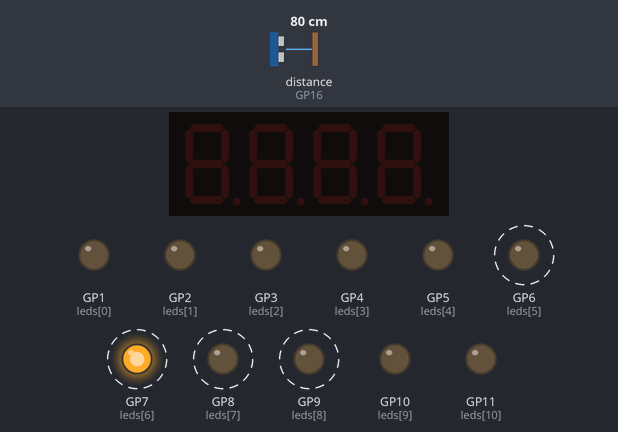
This program was run on a simulated Raspberry Pi Pico running MicroPython. Shown: 4-digit seven-segment display, output pins drawn as LEDs (lit = HIGH). Dashed ring = blinking. Inputs (shaded band) come from the test bench; at power-on: distance to the obstacle (sensor on GP16) 80 cm. The echo pulse lasts 58.3 µs per cm; what the program prints to the serial console is not drawn.

Above: at 1.2 s.
1.3 s: distance to the obstacle (sensor on GP16) set to 18 cm
At 2.61 s:
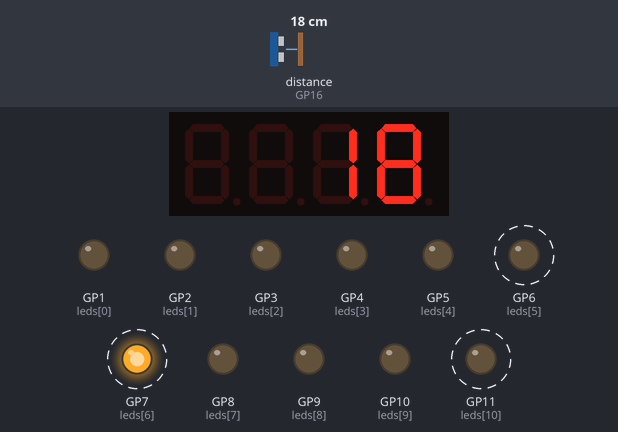
3.5 s: distance to the obstacle (sensor on GP16) set to 60 cm
At 4.42 s:
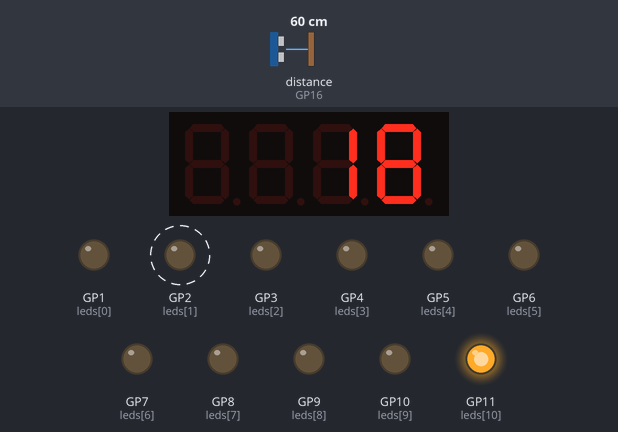
5.7 s: distance to the obstacle (sensor on GP16) set to 2 cm
At 6.32 s:
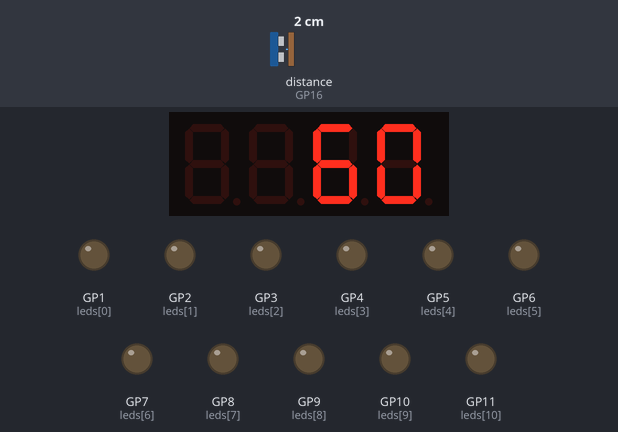
Timing chart, 0 to 8.7 s (numbered marks = the images above; inputs shaded):
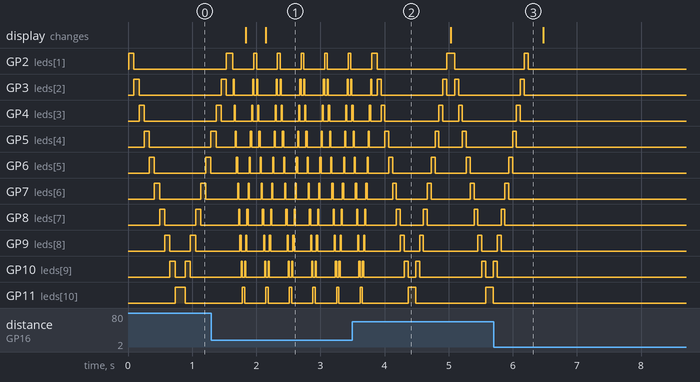

Measured:
- after the input at 1.3 s, GP6 (leds[5]): alternates HIGH for 0.02 s and LOW for 0.18 s, starting after 0.39 s; GP7 (leds[6]): alternates HIGH for 0.02 s and LOW for 0.15 s, starting after 0.41 s
- after the input at 3.5 s, GP2 (leds[1]): HIGH → LOW after 0.39 s, → HIGH 1.1 s later, → LOW 0.13 s later
- after the input at 5.7 s, GP3 (leds[2]): goes on until 6.2 s, then stays LOW; GP4 (leds[3]), GP5 (leds[4]): goes on until 6.1 s, then stays LOW; GP6 (leds[5]): goes on until 6.0 s, then stays LOW; GP7 (leds[6]), GP8 (leds[7]): goes on until 5.9 s, then stays LOW; GP9 (leds[8]), GP10 (leds[9]): goes on until 5.8 s, then stays LOW
- by itself, GP2 (leds[1]): repeats every 0.37 s: LOW 0.33 s, HIGH 0.04 s
- by itself, GP6 (leds[5]): alternates HIGH for 0.08 s and LOW for 0.80 s
- by itself, GP7 (leds[6]): alternates HIGH for 0.08 s and LOW for 0.64 s

The program:

knightrider6.py
```python
from machine import Pin
import utime
import machine
import tm1637
from hcsr04 import HCSR04

tm = tm1637.TM1637(clk=Pin(15), dio=Pin(14)) #set tm1637 LCD

#all LEDs off for clean
tm.write([0, 0, 0, 0])
tm.show('    ')

leds = [Pin(i) for i in range(1,12)] #to assign pin number for leds. between 1 and 12

for i in range (1,12): # set pin mode to OUT
    Pin(i,Pin.OUT)

sensor = HCSR04(trigger_pin=17, echo_pin=16)

while True:
    speed = int(sensor.distance_cm())
    for n in range (1,11):
        leds[n].on()
        utime.sleep_ms(speed)
        leds[n].off()
        print(speed)

    for n in reversed(range (1,11)):
        leds[n].on()
        utime.sleep_ms(speed)
        leds[n].off()
        print(speed)
    tm.number(speed)
```
